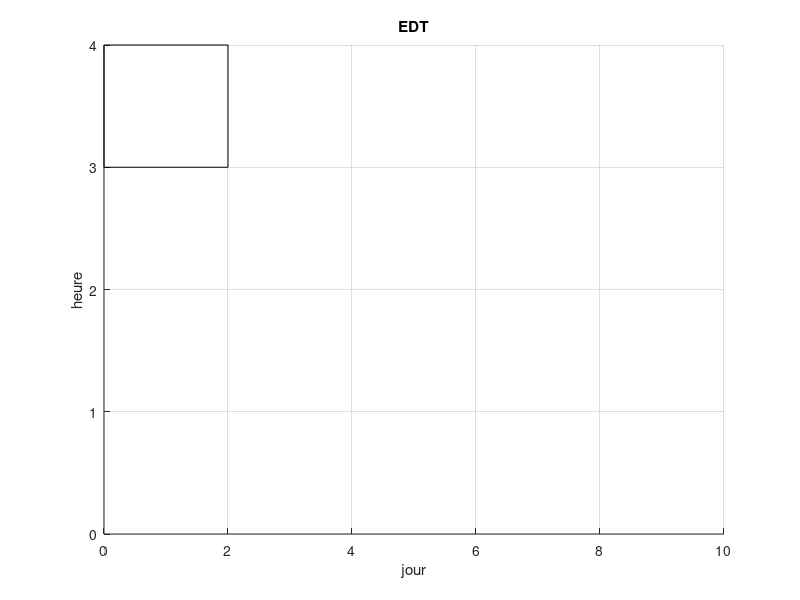

Source code (MATLAB): (Note: this script raises an error after producing the figure.)
%PROMO 1
% x est la solution optimale
% 5 jours par semaine et 4 créneaux par jour
% on représente un créneau par un rectangle de 1 sur 2
% L'emploi du temps est contenu dans le rectangle ([0;0], [0,10],
% [4,10],[4,0])
% 

%on définit la fenêtre
    j=0:10;
    h=0:4;
    grid('on');
    axis([0 10 0 4]);
    
    set(gca,'Xtick',0:2:10);  set(gca,'Ytick',0:1:5);  
    title('EDT');
    xlabel('jour'); ylabel('heure');

    %On définit les créneaux sous forme de rectangle (blanc par défaut, en
    %couleur si occupé)
    %creneau = zeros(5,4);
    for i= 1:5
        for j= 1:4
          creneau(i,j) = rectangle ('Position',[2*(i-1) 4-j 2 1]);
          creneau(i,j).FaceColor='white';
        end
    end
    
    for i=1:5
        for j=1:4
            if Promo(nbPromo,j,i) == 1
                creneau(i,j).FaceColor='red';
                text(2*(i-1)+0.2, 4-j+0.5, 'Droite');% Maths');
            end
            if Promo(nbPromo,j,i) == 2
                creneau(i,j).FaceColor='magenta';
                text(2*(i-1)+0.2, 4-j+0.5, 'Ellips')% Maths');
            end
            if Promo(nbPromo,j,i) == 3
                creneau(i,j).FaceColor='yellow';
                text(2*(i-1)+0.1, 4-j+0.5, 'Proton');% Physique');
            end
            if Promo(nbPromo,j,i) == 4
                creneau(i,j).FaceColor='green';
                text(2*(i-1)+0.2, 4-j+0.5, 'Pascal');% Info');
            end
            if Promo(nbPromo,j,i) == 5
                creneau(i,j).FaceColor='cyan';
                text(2*(i-1)+0.2, 4-j+0.5, 'Dell');% Info');
            end
            if Promo(nbPromo,j,i) == 6
                creneau(i,j).FaceColor='blue';
                text(2*(i-1)+0.2, 4-j+0.5, 'Young');% Anglais');
            end
            if Promo(nbPromo,j,i) == 7
                creneau(i,j).FaceColor=[0.5 0.2 0.75];
                text(2*(i-1)+0.2, 4-j+0.5, 'Gazelle');% Sport');
            end
            if Promo(nbPromo,j,i) == 8
                creneau(i,j).FaceColor=[1 0.7 0];
                text(2*(i-1)+0.2, 4-j+0.5, 'Bigceps');% Sport');
            end
        end
    end
